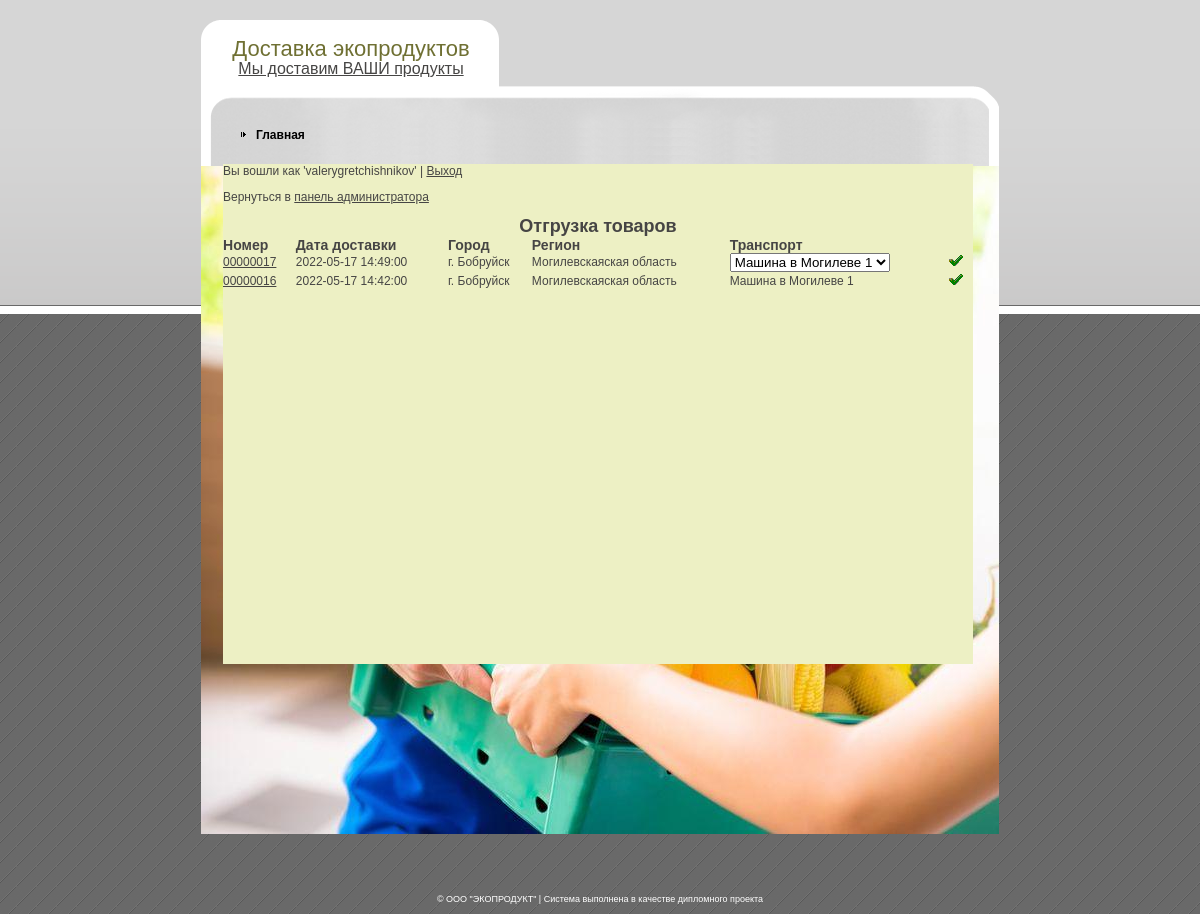
The app's page /admin_shipment.php (signed in), older data.
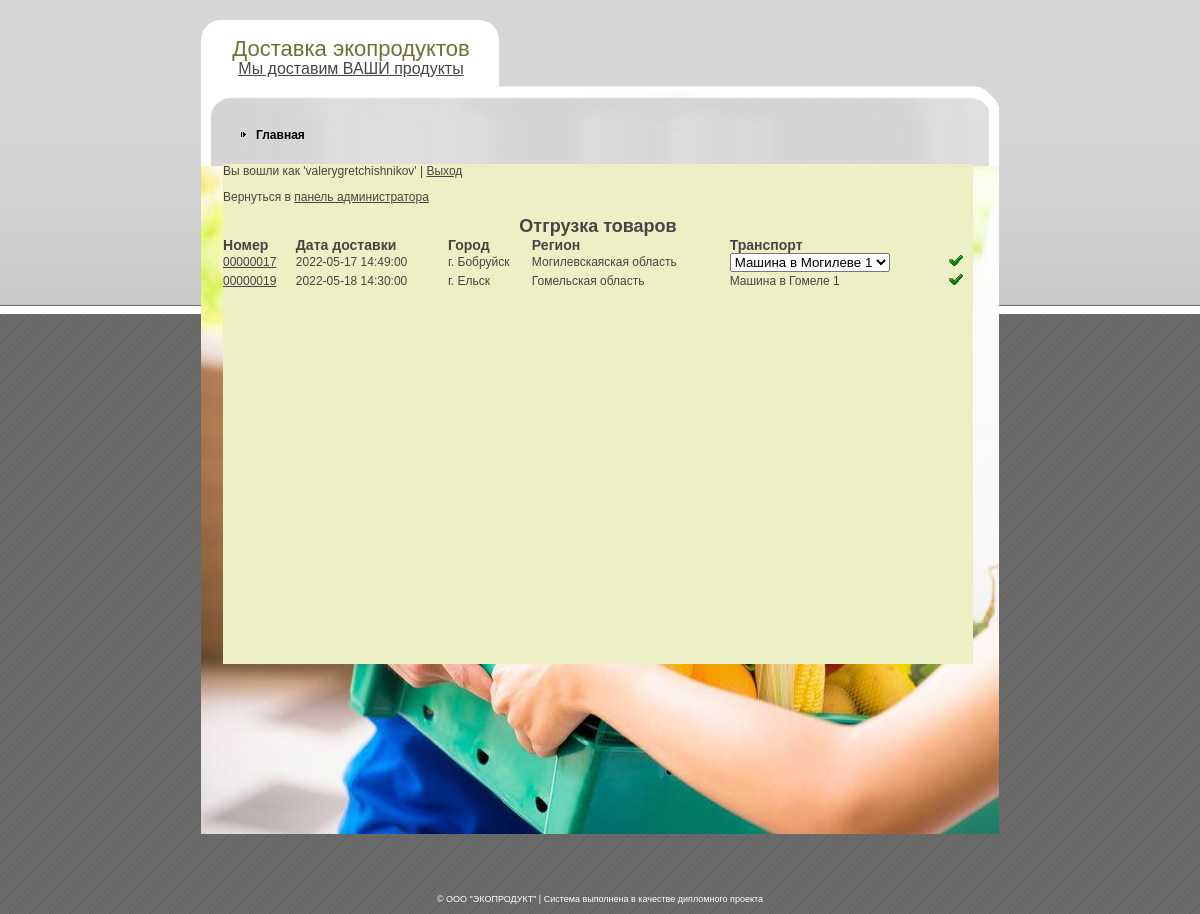
The same page, newer data.
### tables this page shows
CREATE TABLE IF NOT EXISTS `orders` (
  `id` int(11) NOT NULL AUTO_INCREMENT,
  `number` varchar(8) NOT NULL,
  `id_customer` int(11) NOT NULL,
  `id_address` int(11) NOT NULL,
  `id_status` int(11) NOT NULL,
  `delivery_date` datetime NOT NULL,
  `creation_date` datetime NOT NULL,
  PRIMARY KEY (`id`),
  KEY `id_customer` (`id_customer`),
  KEY `id_address` (`id_address`),
  KEY `id_status` (`id_status`)
);

CREATE TABLE IF NOT EXISTS `points` (
  `id` int(11) NOT NULL AUTO_INCREMENT,
  `point` varchar(50) NOT NULL,
  `idregion` int(11) NOT NULL,
  `is_region_center` tinyint(1) NOT NULL,
  PRIMARY KEY (`id`),
  KEY `idregion` (`idregion`)
);

CREATE TABLE IF NOT EXISTS `region` (
  `id` int(11) NOT NULL AUTO_INCREMENT,
  `region` varchar(50) NOT NULL,
  PRIMARY KEY (`id`)
);

### lib_db.php (called while the page is built, shortened)
<?php
function dataBaseToArray($resultat)
{
    $array = array();
    while($row = mysql_fetch_assoc($resultat))
	{
        $array[] = $row;
    }
    return $array;
}
function getOrdersInProcess()
{
    $sql = "SELECT o.id as id_order, o.number, r.id as id_region, r.region, o.delivery_date, p.point, o.id_status,
                    q.id_transport, q.name
            FROM orders o
            JOIN addresses a ON a.id = o.id_address
            JOIN points p ON p.id = a.id_point
            JOIN region r ON r.id = p.idregion
            LEFT JOIN (SELECT id_order, id_transport, name
                        FROM shipment s
                        JOIN transport t ON s.id_transport = t.id) q ON q.id_order = o.id
            WHERE o.id_status IN (2, 6)";
    $resultat = mysql_query($sql) or die(mysql_error());
    return dataBaseToArray($resultat);
}
function getTransportByRegion($id_region)
{
    $sql = "SELECT id, name
            FROM transport t
            WHERE id_region = $id_region";
    $resultat = mysql_query($sql) or die(mysql_error());
    return dataBaseToArray($resultat);
}
			$error = 1;?>

### admin_shipment.php (the view, shortened to what this page needs)
<?php
require "lib_db.php";
?>
<!DOCTYPE html PUBLIC "-//W3C//DTD XHTML 1.0 Strict//EN" "http://www.w3.org/TR/xhtml1/DTD/xhtml1-strict.dtd">
<html xmlns="http://www.w3.org/1999/xhtml" xml:lang="en" lang="en">
<head>
    <link rel="stylesheet" href="style.css" type="text/css" charset="utf-8" />
</head>
<body>
<div id="outer">
    <div id="wrapper">
        <div id="body-bot">
            <div id="body-top">
                <div id="logo">
                    <h1>Доставка экопродуктов</h1>
                    <p><a href="adminform.php" target="_parent">Мы доставим ВАШИ продукты</a></p>
                </div>
                <div id="nav">
                    <ul>
                        <li><a href="index.php">Главная</a></li>
                    </ul>
                </div>
                <div id="gboxm">
                    <?php
                    $login = $_SESSION['login'];
                    $password = $_SESSION['password'];
                    if(empty($login) and empty($password))
                    {
                        echo "<h2>Ошибка!</h2>";
                        echo "<p>Необходимо пройти авторизацию | <a href='adminform.php'>Вход</a></p>";
                    }
                    else
                    {
                    echo "<p>Вы вошли как '$login' | <a href='../exit.php'>Выход</a></p>";
                    echo "<p>Вернуться в <a href='adminform.php'>панель администратора</a></p>";?>
                    <h2><center>Отгрузка товаров</center></h2>
                    <table border="0" cellpadding="0" cellspacing="0" width="100%">
                        <tr>
                            <td><h3>Номер</h3></td>
                            <td><h3>Дата доставки</h3></td>
                            <td><h3>Город</h3></td>
                            <td><h3>Регион</h3></td>
                            <td><h3>Транспорт</h3></td>
                            <td width=25></td>
                        </tr>
                        <?
                        $orders_in_process = getOrdersInProcess();
                        foreach($orders_in_process as $order)
                        {
                            $transports = getTransportByRegion($order["id_region"])
                        ?>
                            <tr>
                                <td><a href="order_details.php?id=<?=$order["id_order"]?>&status=<?=$order["id_status"]?>"><?=$order["number"]?></a></td>
                                <td><?=$order["delivery_date"]?></td>
                                <td><?=$order["point"]?></td>
                                <td><?=$order["region"]?></td>
                                <form method="post" action="set_transport.php">
                                <td>
                                    <?
                                    if ($order["id_status"] == 2)
                                    {
                                        echo "<select name='id_transport'>";
                                        foreach ($transports as $transport)
                                            echo "<option value='$transport[id]'>$transport[name]</option>";
                                        echo "</select>";
                                    }
                                    else echo $order["name"];
                                    ?>
                                </td>
                                <td><input type="image" name="submit" src="images/logos/edit.ico"></td>
                                </form>
                            </tr>
                        <?}
                        echo "</table>";
                        }?>
                </div>
            </div>
        </div>
    </div>
</div>
<div id="copyright"> &copy; ООО "ЭКОПРОДУКТ" | Система выполнена в качестве дипломного проекта</div>
</body>
</html>

Row changes from the older to the newer data that the page shows:
no longer on this page (row edited): orders: number "00000016", delivery_date "2022-05-17 14:42:00", points.point "г. Бобруйск", region.region "Могилевскаяская область", name "Машина в Могилеве 1"
added orders: number "00000019", delivery_date "2022-05-18 14:30:00", points.point "г. Ельск", region.region "Гомельская область", name "Машина в Гомеле 1"
